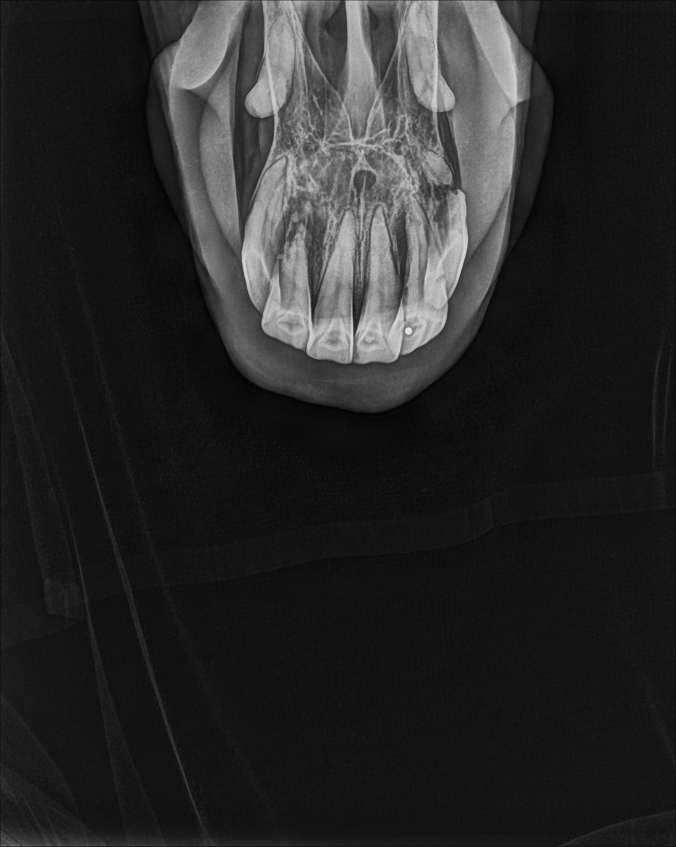
#> input picture prova.jpg.jpg, 2028 x 2540 px (shown at 1/3 size)
$ python analisi_automatica.py
#> lines starting #> are read from the running program, lines starting #| are printed output that depends on the picture
import cv2
import numpy as np
import matplotlib.pyplot as plt
from matplotlib.widgets import PolygonSelector
from matplotlib.path import Path as MplPath
from skimage.transform import resize
from skimage import exposure
from EntropyHub import DistEn2D

# ────────────────────────────────
# AUXILIARY FUNCTIONS
# ────────────────────────────────

# [15 lines left out: function distEn2D_screening_classification, not called in this run]

def load_and_prepare_image():
    filename = input("📂 Enter the radiograph file name (e.g., sana.jpg): ")
#> the answer given: prova.jpg.jpg
    image = cv2.imread(filename)
#> image is the input picture: shape (2540, 2028, 3); min 0, max 238, mean 40.2
    if image is None:
        print("❌ Error: could not load the image.")
        exit()

    gray_image = cv2.cvtColor(image, cv2.COLOR_BGR2GRAY)
    rescaled_image = exposure.rescale_intensity(gray_image, in_range='image', out_range=(0, 255))
    return rescaled_image

def select_polygon_roi(image, tooth):
#> called with tooth = '101'
    print(f"\n🖱️ Draw the polygonal ROI over tooth {tooth} and close the contour with double click")
    coords = []

    def onselect(verts):
        coords.extend(verts)
        plt.close()

    fig, ax = plt.subplots()
    ax.imshow(image, cmap='gray')
    ax.set_title(f"Draw the shape of tooth {tooth}")
    selector = PolygonSelector(ax, onselect, useblit=True)
    plt.show()
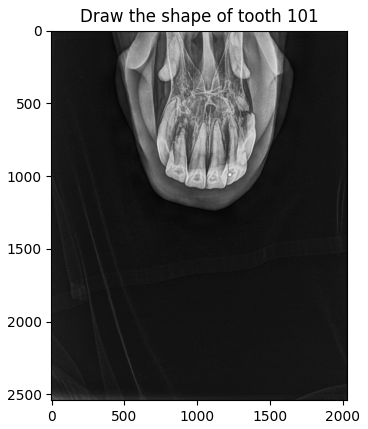
#> figure drawn by matplotlib, 1 panel

    if not coords:
        print("❌ No shape was selected.")
        exit()
#> (the program exits here)

$ run again, on prova3.jpg
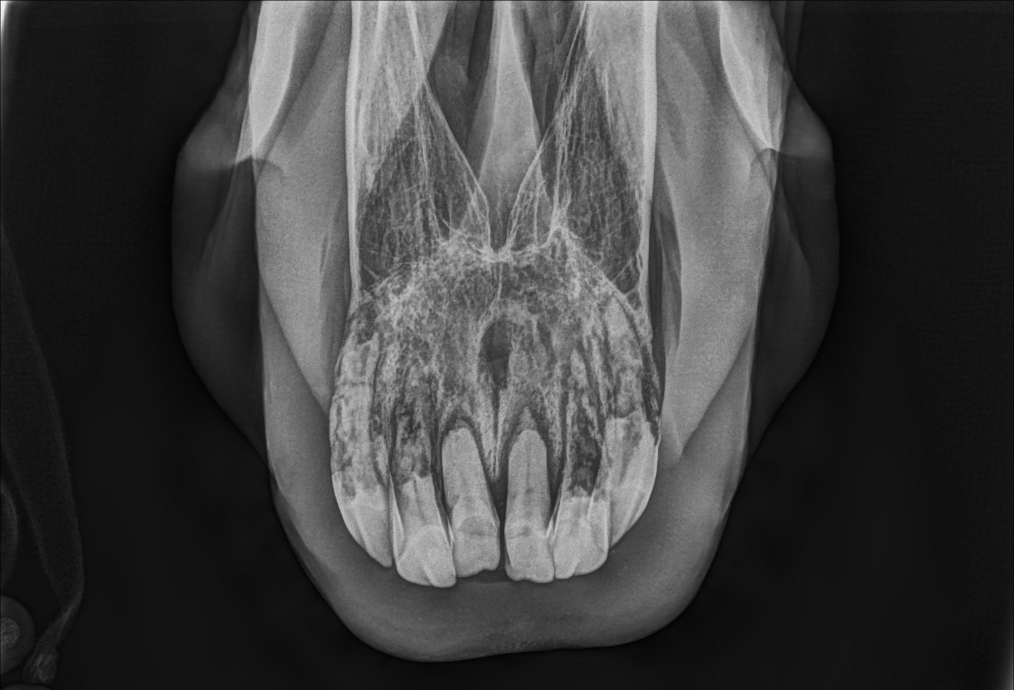
#> input picture prova3.jpg, 2028 x 1380 px (shown at 1/2 size)
#> in load_and_prepare_image, image is the input picture: shape (1380, 2028, 3); min 0, max 254, mean 63.2
#> in select_polygon_roi, `plt.show()`:
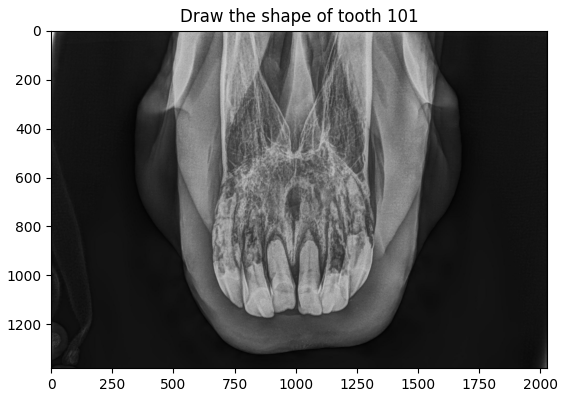
#> figure drawn by matplotlib, 1 panel
